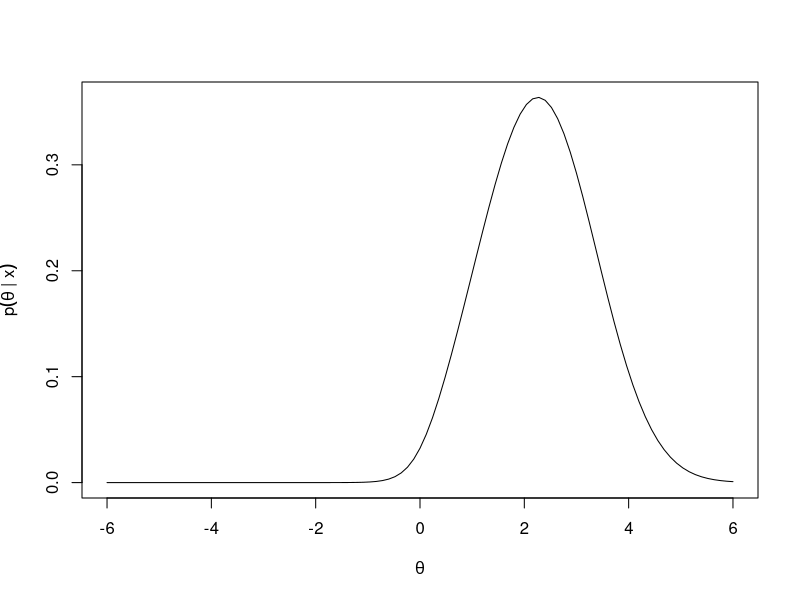
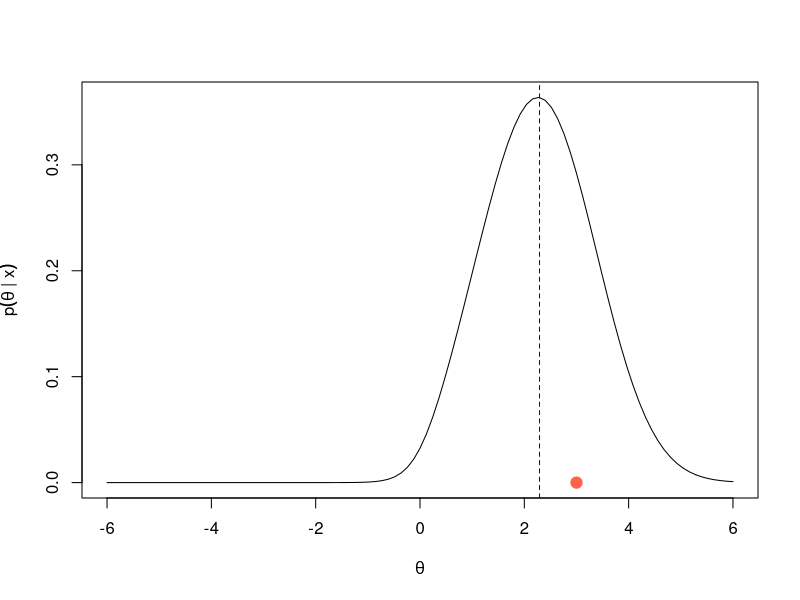

The R script that drew these images, in order:
## ---- chunk 1
knitr::opts_chunk$set(echo = TRUE, fig.width=6, fig.height=5)
## ---- chunk 2
x <- 3
## ---- chunk 3
m <- 100000  # number of simulated values
thetas <- rcauchy(n=m, location=0, scale=1)
aux1 <- dnorm(x=x, mean=thetas, sd=1)
C <- mean(aux1)
C
## ---- chunk 4
posterior <- function(theta) 
  dnorm(x=x, mean=theta, sd=1) * dcauchy(x=theta, location=0, scale=1) / C
## ---- chunk 5
curve(posterior, from=-6, to=6, 
      xlab=expression(theta), ylab=expression(p(theta ~ "| x")))
## ---- chunk 6
aux2 <- thetas * dnorm(x=x, mean=thetas, sd=1)
num <- mean(aux2)
num/C                # To obtain the posterior mean
## ---- chunk 7
curve(posterior, from=-6, to=6, 
      xlab=expression(theta), ylab=expression(p(theta ~ "| x")))
points(x=x, y=0, pch=19, col='tomato', cex=1.5)
abline(v=num/C, lty='dashed', col='blue3')
